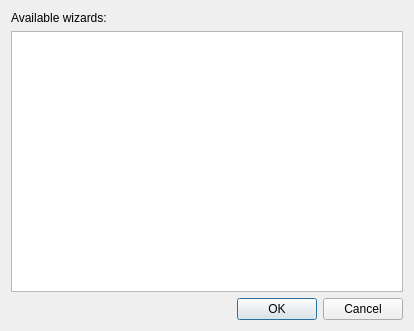
<?xml version="1.0" encoding="UTF-8"?>
<ui version="4.0">
 <class>LinuxDeviceFactorySelectionDialog</class>
 <widget class="QDialog" name="LinuxDeviceFactorySelectionDialog">
  <property name="geometry">
   <rect>
    <x>0</x>
    <y>0</y>
    <width>414</width>
    <height>331</height>
   </rect>
  </property>
  <property name="windowTitle">
   <string>Device Configuration Wizard Selection</string>
  </property>
  <layout class="QVBoxLayout" name="verticalLayout">
   <item>
    <widget class="QLabel" name="label">
     <property name="text">
      <string>Available wizards:</string>
     </property>
    </widget>
   </item>
   <item>
    <widget class="QListWidget" name="listWidget">
     <property name="resizeMode">
      <enum>QListView::Adjust</enum>
     </property>
     <property name="wordWrap">
      <bool>true</bool>
     </property>
    </widget>
   </item>
   <item>
    <widget class="QDialogButtonBox" name="buttonBox">
     <property name="orientation">
      <enum>Qt::Horizontal</enum>
     </property>
     <property name="standardButtons">
      <set>QDialogButtonBox::Cancel|QDialogButtonBox::Ok</set>
     </property>
    </widget>
   </item>
  </layout>
 </widget>
 <resources/>
 <connections>
  <connection>
   <sender>buttonBox</sender>
   <signal>accepted()</signal>
   <receiver>LinuxDeviceFactorySelectionDialog</receiver>
   <slot>accept()</slot>
   <hints>
    <hint type="sourcelabel">
     <x>248</x>
     <y>254</y>
    </hint>
    <hint type="destinationlabel">
     <x>157</x>
     <y>274</y>
    </hint>
   </hints>
  </connection>
  <connection>
   <sender>buttonBox</sender>
   <signal>rejected()</signal>
   <receiver>LinuxDeviceFactorySelectionDialog</receiver>
   <slot>reject()</slot>
   <hints>
    <hint type="sourcelabel">
     <x>316</x>
     <y>260</y>
    </hint>
    <hint type="destinationlabel">
     <x>286</x>
     <y>274</y>
    </hint>
   </hints>
  </connection>
 </connections>
</ui>
